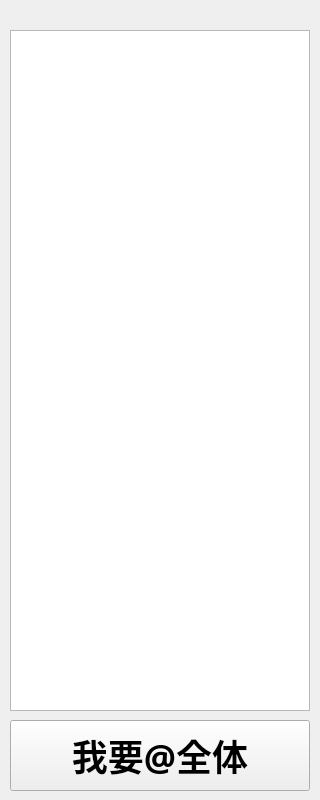
<?xml version="1.0" encoding="UTF-8"?>
<ui version="4.0">
 <class>Group_form</class>
 <widget class="QWidget" name="Group_form">
  <property name="geometry">
   <rect>
    <x>0</x>
    <y>0</y>
    <width>320</width>
    <height>800</height>
   </rect>
  </property>
  <property name="minimumSize">
   <size>
    <width>320</width>
    <height>800</height>
   </size>
  </property>
  <property name="maximumSize">
   <size>
    <width>320</width>
    <height>800</height>
   </size>
  </property>
  <property name="windowTitle">
   <string>成员</string>
  </property>
  <widget class="QTableWidget" name="Usermsg">
   <property name="geometry">
    <rect>
     <x>10</x>
     <y>30</y>
     <width>300</width>
     <height>681</height>
    </rect>
   </property>
   <property name="cursor" stdset="0">
    <cursorShape>ArrowCursor</cursorShape>
   </property>
   <property name="lineWidth">
    <number>1</number>
   </property>
   <property name="midLineWidth">
    <number>0</number>
   </property>
   <property name="textElideMode">
    <enum>Qt::ElideNone</enum>
   </property>
   <property name="showGrid">
    <bool>false</bool>
   </property>
   <property name="rowCount">
    <number>0</number>
   </property>
   <property name="columnCount">
    <number>2</number>
   </property>
   <attribute name="horizontalHeaderVisible">
    <bool>false</bool>
   </attribute>
   <column/>
   <column/>
  </widget>
  <widget class="QPushButton" name="Allbutton">
   <property name="geometry">
    <rect>
     <x>10</x>
     <y>720</y>
     <width>300</width>
     <height>71</height>
    </rect>
   </property>
   <property name="font">
    <font>
     <family>黑体</family>
     <pointsize>27</pointsize>
     <weight>75</weight>
     <bold>true</bold>
    </font>
   </property>
   <property name="cursor">
    <cursorShape>PointingHandCursor</cursorShape>
   </property>
   <property name="text">
    <string>我要@全体</string>
   </property>
  </widget>
  <widget class="QLabel" name="network">
   <property name="geometry">
    <rect>
     <x>10</x>
     <y>10</y>
     <width>54</width>
     <height>12</height>
    </rect>
   </property>
   <property name="text">
    <string/>
   </property>
  </widget>
 </widget>
 <resources/>
 <connections/>
</ui>
